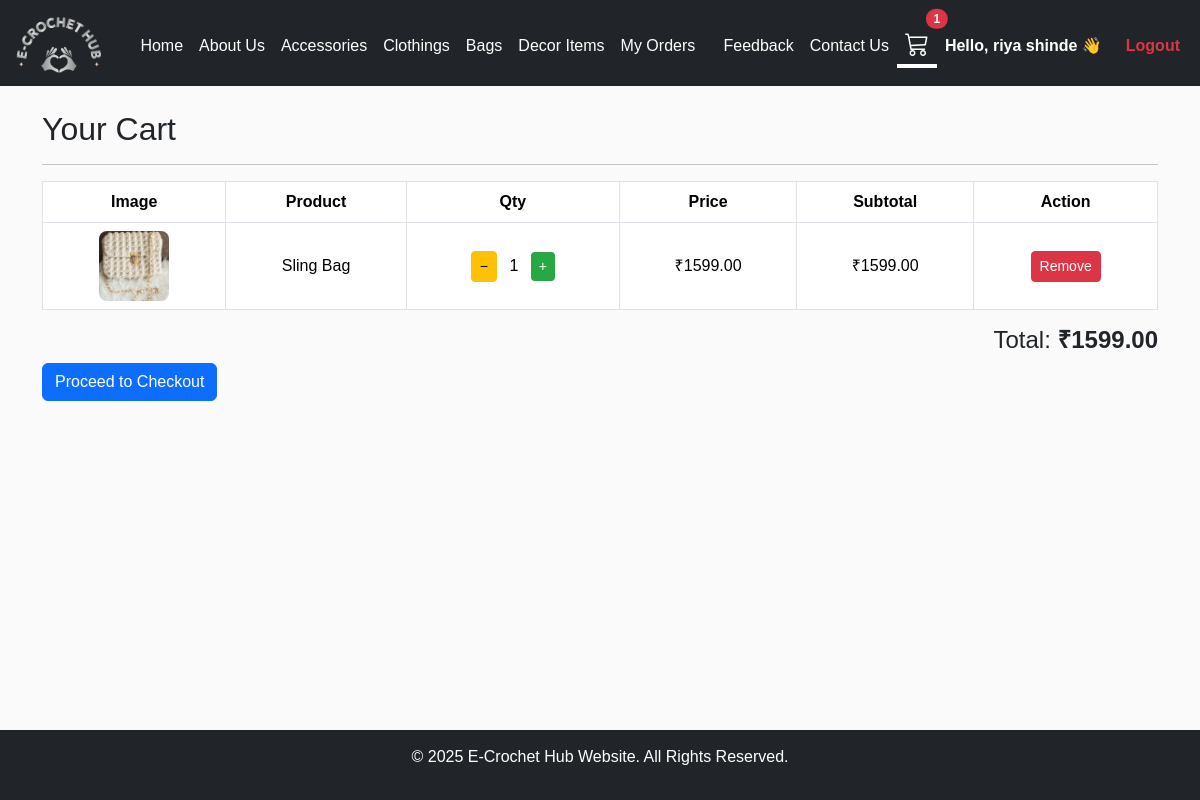
The page /cart/ (signed in) on the database its author committed.
### app/models.py (models this page shows, shortened)
class Cart(models.Model):
    user = models.ForeignKey(User, on_delete=models.CASCADE, null=True, blank=True)
    product = models.ForeignKey('Product', on_delete=models.CASCADE)
    qty = models.IntegerField(default=1)
    created_at = models.DateTimeField(auto_now_add=True)
    def subtotal(self):
        return self.product.price * self.qty

class Product(models.Model):
    category = models.ForeignKey(Category, on_delete=models.CASCADE)
    name = models.CharField(max_length=200)
    price = models.DecimalField(max_digits=10, decimal_places=2)
    description = models.TextField()
    image = models.ImageField(upload_to="products/", blank=True, null=True)

### app/views.py (the view)
# urls.py: path('cart/', views.cart, name='cart'),
@login_required
def cart(request):
    items = Cart.objects.filter(user=request.user)
    total = sum(item.subtotal() for item in items)
    return render(request, "cart.html", {"items": items, "total": total})

### app/context_processors.py (called while the page is built)
def cart_count(request):
    if request.user.is_authenticated:
        return {
            "cart_count": Cart.objects.filter(user=request.user).count()
        }
    return {"cart_count": 0}

### templates/cart.html
{% extends "base.html" %}
{% block content %}
<div class="container mt-4">
    <h2>Your Cart</h2>
    <hr>
    {% if items %}
    <table class="table table-bordered align-middle text-center">
        <tr>
            <th>Image</th>
            <th>Product</th>
            <th>Qty</th>
            <th>Price</th>
            <th>Subtotal</th>
            <th>Action</th>
        </tr>
        {% for item in items %}
        <tr>
            <td>
                <img src="{{ item.product.image.url }}"
                     alt="{{ item.product.name }}"
                     style="width: 70px; height: 70px; object-fit: cover; border-radius: 8px;">
            </td>
            <td>{{ item.product.name }}</td>
            <td>
                <a href="{% url 'decrease_qty' item.product.id %}" class="btn btn-sm btn-warning">−</a>
                <span class="mx-2">{{ item.qty }}</span>
                <a href="{% url 'increase_qty' item.product.id %}" class="btn btn-sm btn-success">+</a>
            </td>
            <td>₹{{ item.product.price }}</td>
            <td>₹{{ item.subtotal }}</td>
            <td>
                <a href="{% url 'remove_item' item.product.id %}" class="btn btn-sm btn-danger">Remove</a>
            </td>
        </tr>
        {% endfor %}
    </table>
    <h4 class="text-end">Total: <strong>₹{{ total }}</strong></h4>
    <a href="{% url 'checkout' %}" class="btn btn-primary">Proceed to Checkout</a>
    {% else %}
    <h4>Your cart is empty.</h4>
    {% endif %}
</div>
{% endblock %}

### templates/base.html (shortened to what this page needs)
<!DOCTYPE html>
<html lang="en">
{% load static %}
<head>
    <link rel="stylesheet" href="https://cdn.jsdelivr.net/npm/bootstrap@5.3.2/dist/css/bootstrap.min.css">
    <link rel="stylesheet" href="https://cdn.jsdelivr.net/npm/bootstrap-icons@1.11.1/font/bootstrap-icons.css">
    <link rel="stylesheet" href="{% static 'home.css' %}">
    <link rel="stylesheet" href="{% static 'app/home.css' %}">
</head>
<body>
<nav class="navbar navbar-expand-lg navbar-dark bg-dark">
    <div class="container-fluid">
        <a class="navbar-brand d-flex align-items-center" href="/">
            <img src="{% static 'images/logo.png' %}" style="height: 60px; margin-right: 10px;border-radius: 15px;">
        </a>
        <div class="collapse navbar-collapse" id="navbarNav">
            <ul class="navbar-nav me-auto">
    <li class="nav-item">
        <a class="nav-link {% if request.path == '/' %}active{% endif %}" href="{% url 'home' %}">Home</a>
    </li>
    <li class="nav-item">
        <a class="nav-link {% if '/about' in request.path %}active{% endif %}" href="{% url 'about' %}">About Us</a>
    </li>
    <li class="nav-item">
        <a class="nav-link {% if '/accessories' in request.path %}active{% endif %}" href="/accessories">Accessories</a>
    </li>
    <li class="nav-item">
        <a class="nav-link {% if '/clothings' in request.path %}active{% endif %}" href="/clothings">Clothings</a>
    </li>
    <li class="nav-item">
        <a class="nav-link {% if '/bags' in request.path %}active{% endif %}" href="/bags">Bags</a>
    </li>
    <li class="nav-item">
        <a class="nav-link {% if '/decor_items' in request.path %}active{% endif %}" href="/decor_items">Decor Items</a>
    </li>
    <li class="nav-item">
        <a class="nav-link" href="{% url 'my_orders' %}">My Orders</a>
    </li>
</ul>
<ul class="navbar-nav align-items-center">
    <li class="nav-item">
        <a class="nav-link {% if '/feedback' in request.path %}active{% endif %}" href="/feedback">Feedback</a>
    </li>
    <li class="nav-item">
        <a class="nav-link {% if '/contact' in request.path %}active{% endif %}" href="/contact">Contact Us</a>
    </li>
    <li class="nav-item position-relative">
        <a href="/cart" class="nav-link {% if '/cart' in request.path %}active{% endif %}">
            <i class="bi bi-cart3 fs-4"></i>
            {% if cart_count > 0 %}
            <span class="position-absolute top-0 start-100 translate-middle badge rounded-pill bg-danger">
                {{ cart_count }}
            </span>
            {% endif %}
        </a>
    </li>
                {% if request.user.is_authenticated %}
                <li class="nav-item">
                    <span class="nav-link text-white fw-bold">
                        Hello, {{ request.user.username }} 👋
                    </span>
                </li>
                <li class="nav-item ms-2">
                    <a href="/logout" class="nav-link text-danger fw-bold">
                        Logout
                    </a>
                </li>
                {% endif %}
</ul>
        </div>
    </div>
</nav>
    <div class="content-wrap">
        {% block content %}{% endblock %}
    </div>
    <footer>
        <p>© 2025 E-Crochet Hub Website. All Rights Reserved.</p>
    </footer>
</body>
</html>

### static/home.css (style rules this page uses)
* { margin: 0; padding: 0; box-sizing: border-box; }
body { background: #fafafa; font-family: Arial, sans-serif; padding-bottom: 70px; }
.navbar-brand img { border-radius: 10px; }
.nav-link { font-size: 16px; color: white; }
.navbar-nav .nav-link { position: relative; padding-bottom: 3px; }
.navbar-nav .nav-link::after { content: ""; position: absolute; left: 0; bottom: 0; width: 0%; height: 2px; background: white; transition: 0.3s; }
.navbar-nav .nav-link:hover::after, .navbar-nav .nav-link.active::after { width: 100%; }
.btn-success { background-color: #28a745; border: none; }

### templates/base.html (style rules this page uses)
body, html { height: 100%; margin: 0; }
.content-wrap { min-height: calc(100vh - 180px); display: block; }
footer { background: #212529; color: white; text-align: center; padding: 15px 0; margin-top: auto; }
.nav-link.active { color: white; font-weight: 500 !important; border-bottom: 2px solid white; padding-bottom: 3px; }

### rows shown on the page
Cart: product.image (picture), product.name "Sling Bag", qty "1", product.price "1599.00", subtotal "1599.00"

### other values the page prints
{{ cart_count }} "1"
{{ request.user.username }} "riya shinde"
{{ total }} "1599.00"
